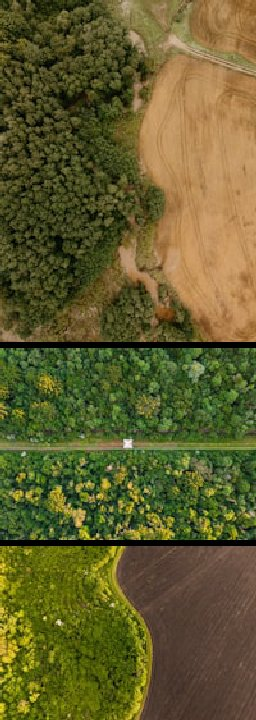
#> input picture uploads/before/before_499abfce.jpeg, 256 x 720 px
$ python 'Land classifie.py' ../uploads/before/before_499abfce.jpeg ../uploads/before/before_6dca63ef1fb241d1815dffc193c8bcf3.jpeg
#> lines starting #> are read from the running program, lines starting #| are printed output that depends on the picture; after the words box and inside, x2 and y2 are one past the last pixel; in counts of white or black regions, pixels touching at a corner belong together
#> in classify_land, image is the input picture: shape (720, 256, 3); mean B, G, R 45.2, 93.3, 97.8
#> in classify_land, `hsv = cv2.cvtColor(image, cv2.COLOR_BGR2HSV)`: hsv: shape (720, 256, 3); mean H, S, V 29.8, 153.3, 105.2
"""
land_classifier.py

Rule-based (no training required) land-type classifier for satellite
imagery. Buckets every pixel into one of: forest, water, open_land,
built_up, or unclassified, using HSV color thresholds.

This is a placeholder for objective 1.2.2 ("identify different land
types") until a trained model is available. Swap classify_land()'s body
for a real model call later -- callers only depend on the return shape,
not on how it's computed.

Usage:
    from land_classifier import classify_land

    result = classify_land("path/to/image.jpg", save_overlay_to="path/to/overlay.png")
    # result = {
    #     "percentages": {"forest": 42.1, "water": 12.4, "open_land": 30.0, "built_up": 12.0, "unclassified": 3.5},
    #     "dominant": "forest",
    #     "overlay_path": "path/to/overlay.png",  # only if save_overlay_to was given
    # }
"""

import cv2
import numpy as np


# Legend colors used both for the overlay image and the frontend swatches.
# Keep these in sync with the CSS in land-classifier.css.
CLASS_COLORS_BGR = {
    "forest":        (46, 125, 50),    # green
    "water":         (216, 132, 30),   # blue
    "open_land":     (60, 145, 210),   # tan / sandy
    "built_up":      (110, 110, 110),  # gray
    "unclassified":  (30, 30, 30),     # near-black, low-opacity in overlay
}

CLASS_LABELS = {
    "forest": "Forest / Vegetation",
    "water": "Water Body",
    "open_land": "Open Land / Soil",
    "built_up": "Built-up / Construction",
    "unclassified": "Unclassified",
}


def _hsv_masks(hsv):
    """Return a dict of boolean masks, one per land-type class."""

    h, s, v = hsv[..., 0], hsv[..., 1], hsv[..., 2]
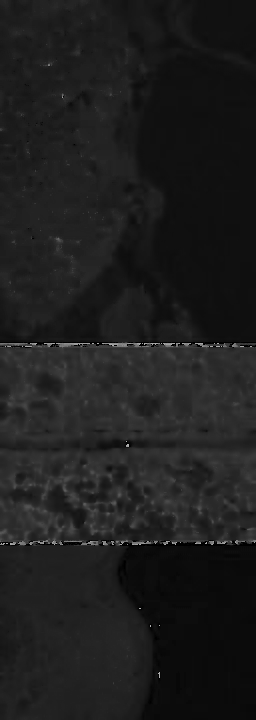
#> h: shape (720, 256); min 0, max 179, mean 29.8
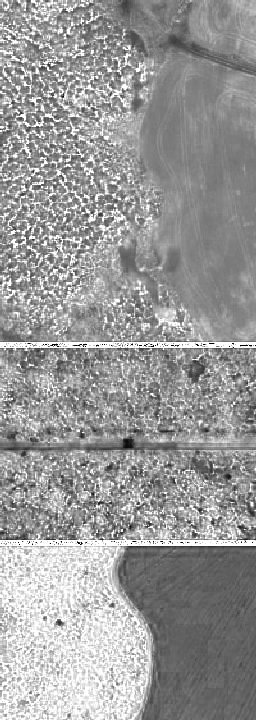
#> s: shape (720, 256); min 0, max 255, mean 153.3
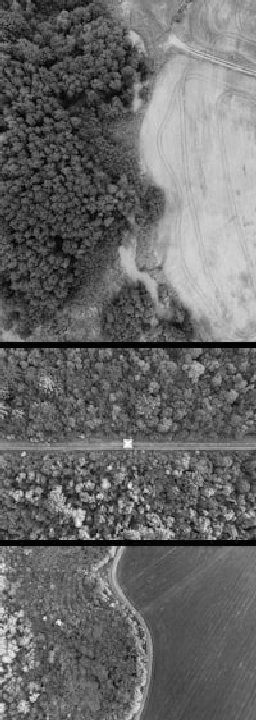
#> v: shape (720, 256); min 0, max 255, mean 105.2

    # Vegetation: green hues, reasonably saturated.
    forest = (h >= 35) & (h <= 85) & (s >= 40)
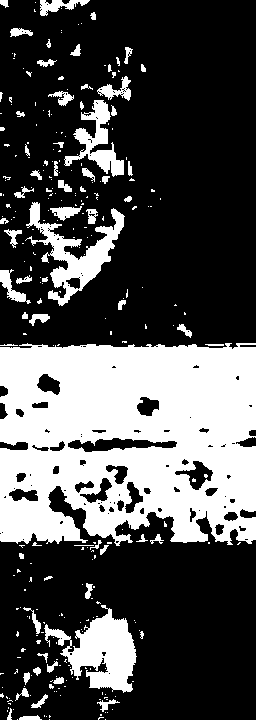
#> forest: shape (720, 256) bool; 31% white; 282 white regions (217 under 20 px), largest, box (x1, y1, x2, y2) and area: (0, 343, 256, 546) 43037, (44, 605, 137, 693) 3898, (25, 202, 125, 306) 3147

    # Water: blue hues, or very dark low-saturation areas (shadowed water).
    water = ((h >= 90) & (h <= 130) & (s >= 30)) | ((v <= 60) & (s <= 60))
#> water: shape (720, 256) bool; 0.31% white in thin lines or dots, all inside (x1, y1, x2, y2) = (0, 64, 256, 545)

    # Built-up / construction: low saturation, mid-to-high brightness,
    # not already claimed by water's dark-pixel rule.
    built_up = (s <= 35) & (v >= 90) & ~water
#> built_up: shape (720, 256) bool; 0.05% white; 13 white regions (12 under 20 px), largest, box (x1, y1, x2, y2) and area: (123, 439, 132, 448) 68

    # Open land / bare soil: warm, low-saturation-to-moderate hues
    # (tan, brown, dry ground) not already classified above.
    open_land = (h >= 5) & (h <= 34) & (s >= 20) & ~forest & ~built_up
#> open_land: shape (720, 256) bool; 67.9% white; 277 black regions (218 under 20 px), largest, box (x1, y1, x2, y2) and area: (0, 341, 256, 555) 45133, (44, 605, 137, 693) 3898, (25, 202, 125, 306) 3152

    claimed = forest | water | built_up | open_land
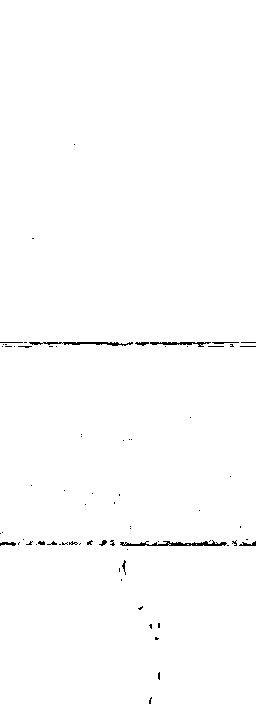
#> claimed: shape (720, 256) bool; 99.3% white; black in thin lines or dots, all inside (x1, y1, x2, y2) = (0, 144, 256, 704)
    unclassified = ~claimed

    return {
        "forest": forest,
        "water": water,
        "open_land": open_land,
        "built_up": built_up,
        "unclassified": unclassified,
    }


def classify_land(image_path, save_overlay_to=None, overlay_opacity=0.55):
    """
    Classify land types in a satellite image using HSV color thresholds.

    Args:
        image_path: path to the input image (jpg/png).
        save_overlay_to: optional path to write a color-coded overlay PNG.
        overlay_opacity: 0-1, how strongly the classification tint is
            blended over the original image in the overlay.

    Returns:
        dict with "percentages" (per class, sums to ~100), "dominant"
        (the largest class), and "overlay_path" (if save_overlay_to given).
    """

    image = cv2.imread(image_path)
    if image is None:
        raise FileNotFoundError(f"Could not read image: {image_path}")

    hsv = cv2.cvtColor(image, cv2.COLOR_BGR2HSV)
    masks = _hsv_masks(hsv)
#> masks = 5 items

    total_pixels = image.shape[0] * image.shape[1]
#> total_pixels = 184320
    percentages = {
        cls: round(float(mask.sum()) / total_pixels * 100, 1)
        for cls, mask in masks.items()
    }
#> percentages = {'forest': 31, 'water': 0.3, 'open_land': 67.9, 'built_up': 0, 'unclassified': 0.7}
    dominant = max(percentages, key=percentages.get)
#> dominant = 'open_land'

    result = {"percentages": percentages, "dominant": dominant}

    if save_overlay_to:
        overlay = image.copy().astype(np.float32)
        tint_layer = np.zeros_like(image, dtype=np.float32)

        for cls, mask in masks.items():
            tint_layer[mask] = CLASS_COLORS_BGR[cls]
#> this loop made 5 passes
#> cls on passes 1 to 5: 'forest', 'water', 'open_land', 'built_up', 'unclassified'
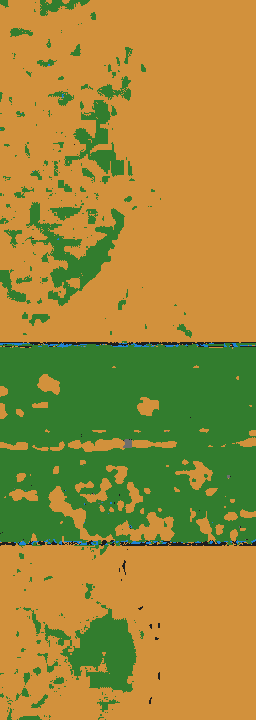
#> tint_layer: shape (720, 256, 3) float32; mean of channels 0, 1, 2 56, 137.6, 158.5; drawn as B, G, R

        blended = cv2.addWeighted(
            overlay, 1 - overlay_opacity,
            tint_layer, overlay_opacity,
            0,
        )
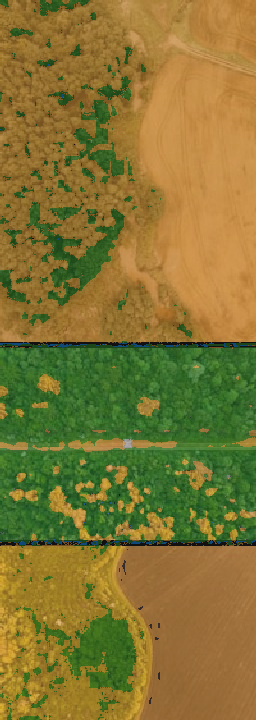
#> blended: shape (720, 256, 3) float32; mean B, G, R 51.1, 117.9, 131.2
        cv2.imwrite(save_overlay_to, blended.astype(np.uint8))
        result["overlay_path"] = save_overlay_to

    return result


if __name__ == "__main__":
    import sys
    import json

    if len(sys.argv) < 2:
        print("Usage: python land_classifier.py <image_path> [overlay_output_path]")
        sys.exit(1)

    img_path = sys.argv[1]
    overlay_path = sys.argv[2] if len(sys.argv) > 2 else None

    output = classify_land(img_path, save_overlay_to=overlay_path)
#> output = 3 items
    print(json.dumps(output, indent=2))
#| {
#|   "percentages": {
#|     "forest": 31.0,
#|     "water": 0.3,
#|     "open_land": 67.9,
#|     "built_up": 0.0,
#|     "unclassified": 0.7
#|   },
#|   "dominant": "open_land",
#|   "overlay_path": "../uploads/before/before_6dca63ef1fb241d1815dffc193c8bcf3.jpeg"
#| }

$ run again, on uploads/before/before_99dbb94d88094bc4be47a4c49a22cdff.jpeg
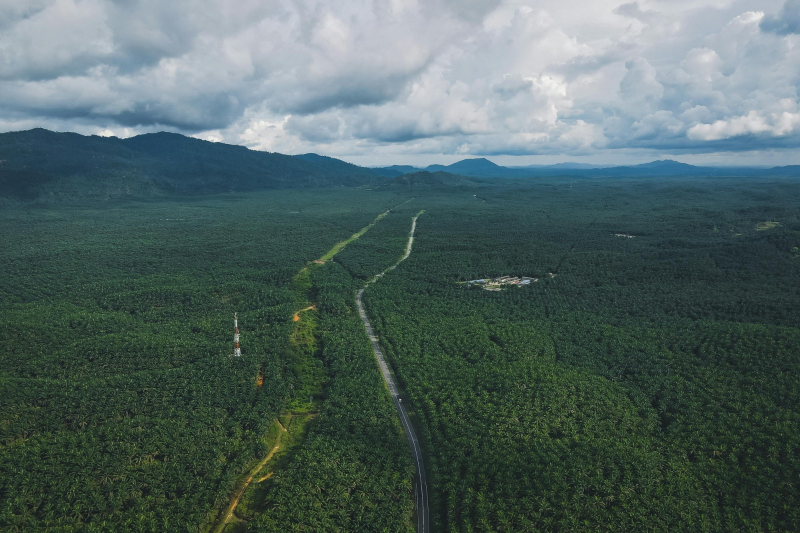
#> input picture uploads/before/before_99dbb94d88094bc4be47a4c49a22cdff.jpeg, 1600 x 1066 px (shown at 1/2 size)
#> in classify_land, image is the input picture: shape (1066, 1600, 3); mean B, G, R 97.8, 100.1, 81.1
#> hsv: shape (1066, 1600, 3); mean H, S, V 83.5, 75, 105.2
#> in _hsv_masks, `forest = (h >= 35) & (h <= 85) & (s >= 40)`:
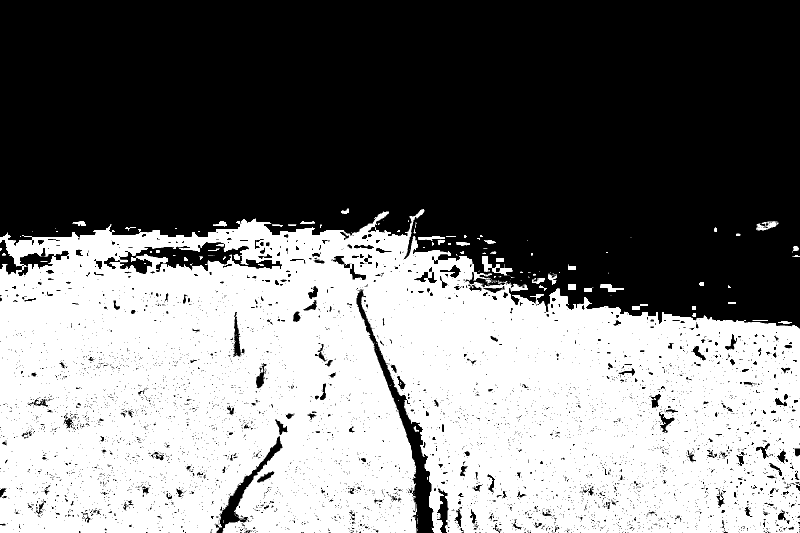
#> forest: shape (1066, 1600) bool (shown at 1/2 size); 47% white; 175 white regions (115 under 20 px), largest, box (x1, y1, x2, y2) and area: (0, 418, 1600, 1066) 794821, (964, 512, 1026, 551) 819, (1512, 442, 1557, 461) 452
#> water: shape (1066, 1600) bool; 33% white; 6705 white regions (6305 under 20 px), largest, box (x1, y1, x2, y2) and area: (0, 0, 1600, 592) 489355, (1318, 586, 1600, 657) 9455, (785, 786, 873, 1066) 7139
#> built_up: shape (1066, 1600) bool; 16.2% white; 1940 white regions (1891 under 20 px), largest, box (x1, y1, x2, y2) and area: (282, 0, 1573, 293) 216028, (0, 0, 226, 116) 19252, (454, 216, 731, 309) 11502
#> open_land: shape (1066, 1600) bool; 0.32% white; 42 white regions (27 under 20 px), largest, box (x1, y1, x2, y2) and area: (431, 872, 565, 1066) 3468, (512, 744, 528, 776) 340, (550, 838, 575, 870) 305
#> claimed: shape (1066, 1600) bool; 94.9% white; 5195 black regions (5021 under 20 px), largest, box (x1, y1, x2, y2) and area: (825, 450, 1600, 648) 41686, (16, 415, 710, 492) 12204, (208, 484, 564, 548) 8314
#> masks = 5 items
#> percentages = {'forest': 47, 'water': 33, 'open_land': 0.3, 'built_up': 16.2, 'unclassified': 5.1}
#> dominant = 'forest'
#> the loop in classify_land, `for cls, mask in masks.items():` made 5 passes
#> cls on passes 1 to 5: 'forest', 'water', 'open_land', 'built_up', 'unclassified'
#> in classify_land, `blended = cv2.addWeighted( overlay, 1 - overlay_opacity, tint_layer, o..`:
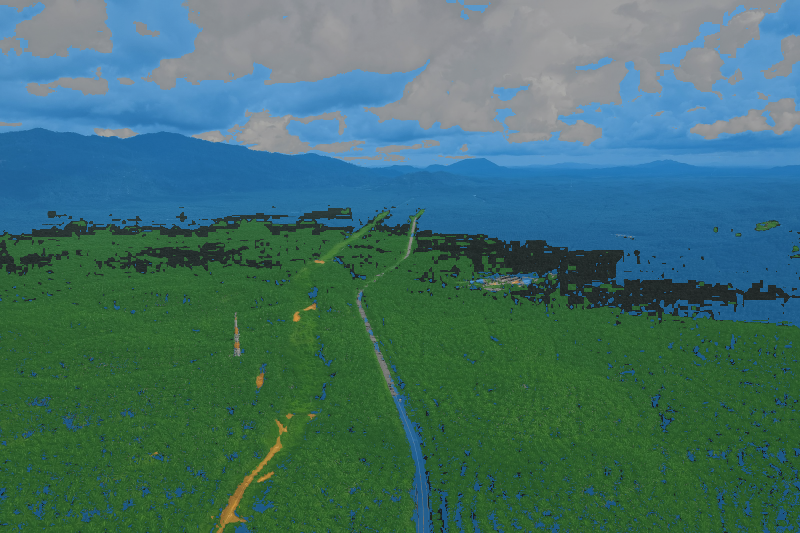
#> blended: shape (1066, 1600, 3) float32 (shown at 1/2 size); mean B, G, R 105.6, 111.1, 65.5
#> output = 3 items
#| {
#|   "percentages": {
#|     "forest": 47.0,
#|     "water": 33.0,
#|     "open_land": 0.3,
#|     "built_up": 16.2,
#> (further printed lines are left out)

$ run again, on uploads/before/before_08d16979.png
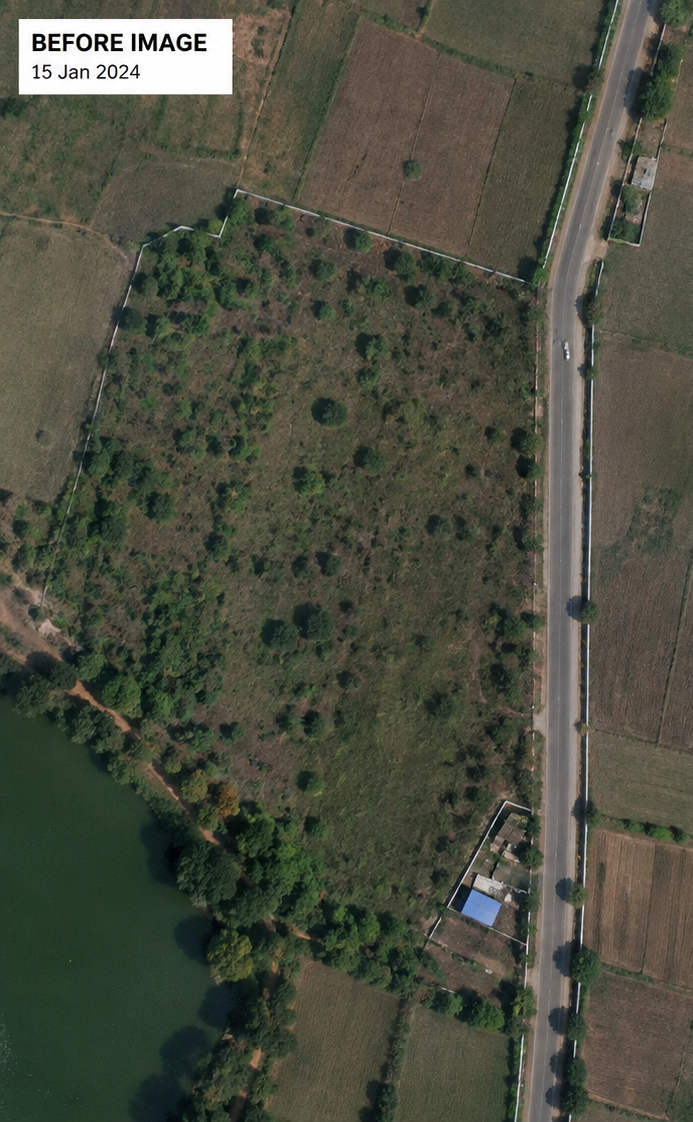
#> input picture uploads/before/before_08d16979.png, 693 x 1122 px
#> in classify_land, image is the input picture: shape (1122, 693, 3); mean B, G, R 64.1, 77.7, 75.6
#> hsv: shape (1122, 693, 3); mean H, S, V 38.7, 62.6, 81.1
#> forest: shape (1122, 693) bool; 39.2% white; 1956 white regions (1737 under 20 px), largest, box (x1, y1, x2, y2) and area: (0, 184, 538, 1122) 210259, (240, 397, 424, 706) 17338, (387, 90, 598, 498) 12014
#> water: shape (1122, 693) bool; 8.6% white; 4348 white regions (3968 under 20 px), largest, box (x1, y1, x2, y2) and area: (136, 1028, 221, 1122) 3031, (545, 908, 588, 1122) 2617, (566, 286, 596, 621) 2263
#> built_up: shape (1122, 693) bool; 6.4% white; 358 white regions (306 under 20 px), largest, box (x1, y1, x2, y2) and area: (529, 0, 654, 1122) 29216, (18, 18, 233, 95) 14206, (625, 155, 659, 247) 629
#> open_land: shape (1122, 693) bool; 48.8% white; 1197 white regions (1055 under 20 px), largest, box (x1, y1, x2, y2) and area: (0, 0, 602, 665) 123761, (92, 0, 628, 876) 105455, (566, 23, 693, 1122) 91047
#> claimed: shape (1122, 693) bool; 98.5% white; black in thin lines or dots
#> unclassified: shape (1122, 693) bool; 1.5% white in thin lines or dots
#> masks = 5 items
#> percentages = {'forest': 39.2, 'water': 8.6, 'open_land': 48.8, 'built_up': 6.4, 'unclassified': 1.5}
#> dominant = 'open_land'
#> the loop in classify_land, `for cls, mask in masks.items():` made 5 passes
#> cls on passes 1 to 5: 'forest', 'water', 'open_land', 'built_up', 'unclassified'
#> in classify_land, `blended = cv2.addWeighted( overlay, 1 - overlay_opacity, tint_layer, o..`:
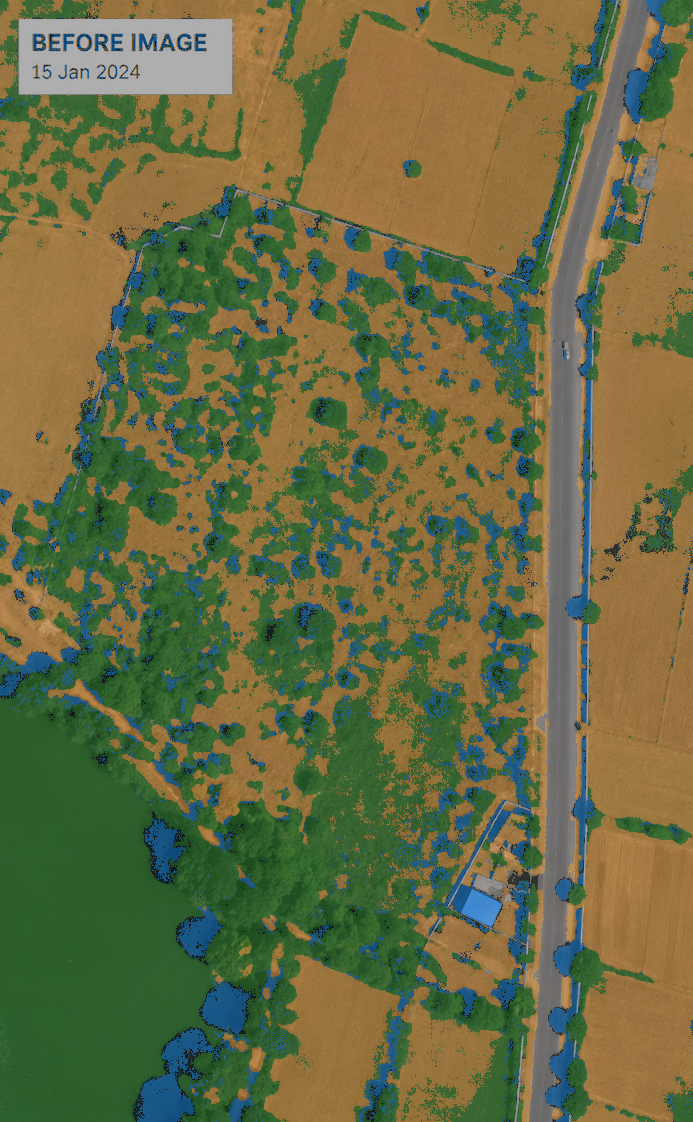
#> blended: shape (1122, 693, 3) float32; mean B, G, R 67.1, 108.1, 105.6
#> output = 3 items
#| {
#|   "percentages": {
#|     "forest": 39.2,
#|     "water": 8.6,
#|     "open_land": 48.8,
#|     "built_up": 6.4,
#> (further printed lines are left out)
